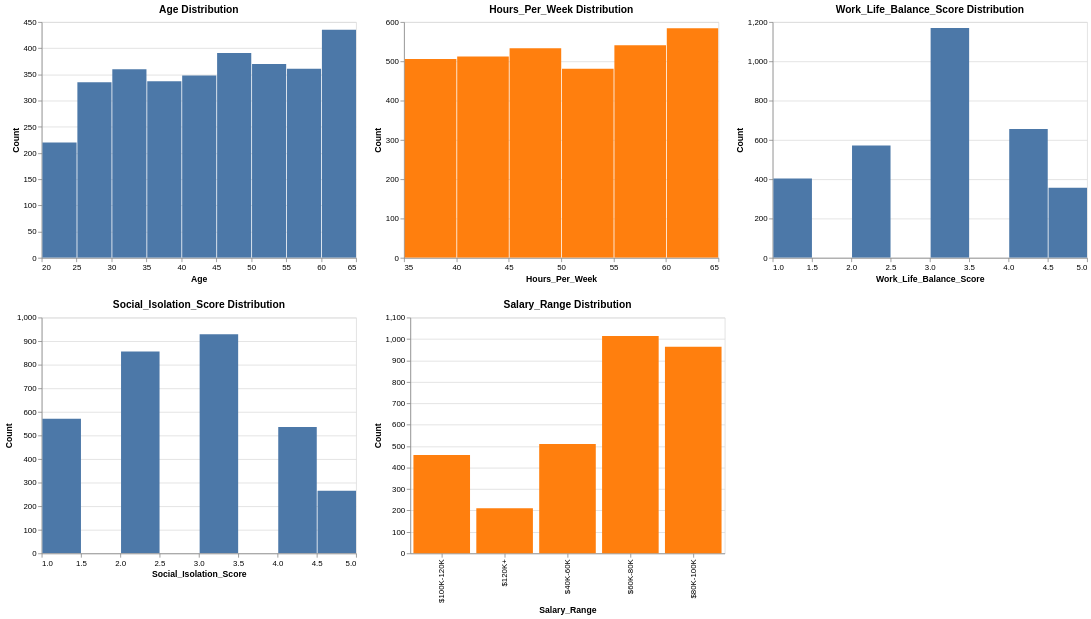

Notebook cell for this chart:
### Markdown cell above
### Histogram for numerical columns

### Code cell
#Visualisation of  Age
histogram1 = alt.Chart(source).mark_bar().encode(
    x=alt.X('Age:Q', bin=True, title='Age'),  
    y=alt.Y('count():Q', title='Count'),
    tooltip=[
        alt.Tooltip('Age:Q', bin=True, title='Age Range'),
        alt.Tooltip('count():Q', title='Count')
    ]
).properties(
    title='Age Distribution',
    width=400,
    height=300
).interactive()

#Visualisation of  Hours_Per_Week
histogram2 = alt.Chart(source).mark_bar().encode(
    x=alt.X('Hours_Per_Week:Q', bin=True, title='Hours_Per_Week'),  
    y=alt.Y('count():Q', title='Count'),
    color=alt.value('#ff7f0e'),
    tooltip=[
        alt.Tooltip('Hours_Per_Week:Q', bin=True, title='Hours_Per_Week Range'),
        alt.Tooltip('count():Q', title='Count')
    ]
).properties(
    title='Hours_Per_Week Distribution',
    width=400,
    height=300
).interactive()

#Visualisation of  Work_Life_Balance_Score
histogram3 = alt.Chart(source).mark_bar().encode(
    x=alt.X('Work_Life_Balance_Score:Q', bin=True, title='Work_Life_Balance_Score'),  
    y=alt.Y('count():Q', title='Count'),
    tooltip=[
        alt.Tooltip('Work_Life_Balance_Score:Q', bin=True, title='Work_Life_Balance_Score Range'),
        alt.Tooltip('count():Q', title='Count')
    ]
).properties(
    title='Work_Life_Balance_Score Distribution',
    width=400,
    height=300
).interactive()

#Visualisation of  Social_Isolation_Score
histogram4 = alt.Chart(source).mark_bar().encode(
    x=alt.X('Social_Isolation_Score:Q', bin=True, title='Social_Isolation_Score'),  
    y=alt.Y('count():Q', title='Count'),
    tooltip=[
        alt.Tooltip('Social_Isolation_Score:Q', bin=True, title='Social_Isolation_Score Range'),
        alt.Tooltip('count():Q', title='Count')
    ]
).properties(
    title='Social_Isolation_Score Distribution',
    width=400,
    height=300
).interactive()


#Visualisation of  Salary_Range
barchart7 = alt.Chart(source).mark_bar().encode(
    x=alt.X('Salary_Range:N', title='Salary_Range'),  
    y=alt.Y('count():Q', title='Count'),
    color=alt.value('#ff7f0e'),
    tooltip=[
        alt.Tooltip('Salary_Range:N', title='Salary_Range Range'),
        alt.Tooltip('count():Q', title='Count')
    ]
).properties(
    title='Salary_Range Distribution',
    width=400,
    height=300
).interactive()

#Visualisation of  Salary_Range
histogram5 = alt.Chart(source).mark_arc().encode(
    theta="count(Salary_Range):Q",
    color="Salary_Range:N"
).properties(
    width=175,
    height=175).interactive()

alt.vconcat(alt.hconcat(histogram1,histogram2,histogram3),alt.hconcat(histogram4,barchart7))

### Figure 1 — Vega-Lite specification as saved in the notebook (floating-point values rounded to 4 significant figures; data arrays with more than 128 entries replaced by an {"elided": "..."} marker saying what was removed)
{"config": {"view": {"continuousWidth": 300, "continuousHeight": 300}}, "vconcat": [{"hconcat": [{"mark": {"type": "bar"}, "encoding": {"tooltip": [{"bin": true, "field": "Age", "title": "Age Range", "type": "quantitative"}, {"aggregate": "count", "title": "Count", "type": "quantitative"}], "x": {"bin": true, "field": "Age", "title": "Age", "type": "quantitative"}, "y": {"aggregate": "count", "title": "Count", "type": "quantitative"}}, "height": 300, "name": "view_30", "title": "Age Distribution", "width": 400}, {"mark": {"type": "bar"}, "encoding": {"color": {"value": "#ff7f0e"}, "tooltip": [{"bin": true, "field": "Hours_Per_Week", "title": "Hours_Per_Week Range", "type": "quantitative"}, {"aggregate": "count", "title": "Count", "type": "quantitative"}], "x": {"bin": true, "field": "Hours_Per_Week", "title": "Hours_Per_Week", "type": "quantitative"}, "y": {"aggregate": "count", "title": "Count", "type": "quantitative"}}, "height": 300, "name": "view_31", "title": "Hours_Per_Week Distribution", "width": 400}, {"mark": {"type": "bar"}, "encoding": {"tooltip": [{"bin": true, "field": "Work_Life_Balance_Score", "title": "Work_Life_Balance_Score Range", "type": "quantitative"}, {"aggregate": "count", "title": "Count", "type": "quantitative"}], "x": {"bin": true, "field": "Work_Life_Balance_Score", "title": "Work_Life_Balance_Score", "type": "quantitative"}, "y": {"aggregate": "count", "title": "Count", "type": "quantitative"}}, "height": 300, "name": "view_32", "title": "Work_Life_Balance_Score Distribution", "width": 400}]}, {"hconcat": [{"mark": {"type": "bar"}, "encoding": {"tooltip": [{"bin": true, "field": "Social_Isolation_Score", "title": "Social_Isolation_Score Range", "type": "quantitative"}, {"aggregate": "count", "title": "Count", "type": "quantitative"}], "x": {"bin": true, "field": "Social_Isolation_Score", "title": "Social_Isolation_Score", "type": "quantitative"}, "y": {"aggregate": "count", "title": "Count", "type": "quantitative"}}, "height": 300, "name": "view_33", "title": "Social_Isolation_Score Distribution", "width": 400}, {"mark": {"type": "bar"}, "encoding": {"color": {"value": "#ff7f0e"}, "tooltip": [{"field": "Salary_Range", "title": "Salary_Range Range", "type": "nominal"}, {"aggregate": "count", "title": "Count", "type": "quantitative"}], "x": {"field": "Salary_Range", "title": "Salary_Range", "type": "nominal"}, "y": {"aggregate": "count", "title": "Count", "type": "quantitative"}}, "height": 300, "name": "view_34", "title": "Salary_Range Distribution", "width": 400}]}], "data": {"name": "data-41214090f7d0054c7e1d434082cd9039"}, "params": [{"name": "param_32", "select": {"type": "interval", "encodings": ["x", "y"]}, "bind": "scales", "views": ["view_30"]}, {"name": "param_33", "select": {"type": "interval", "encodings": ["x", "y"]}, "bind": "scales", "views": ["view_31"]}, {"name": "param_34", "select": {"type": "interval", "encodings": ["x", "y"]}, "bind": "scales", "views": ["view_32"]}, {"name": "param_35", "select": {"type": "interval", "encodings": ["x", "y"]}, "bind": "scales", "views": ["view_33"]}, {"name": "param_36", "select": {"type": "interval", "encodings": ["x", "y"]}, "bind": "scales", "views": ["view_34"]}], "$schema": "https://vega.github.io/schema/vega-lite/v5.20.1.json", "datasets": {"data-41214090f7d0054c7e1d434082cd9039": {"elided": "3157 records"}}}
